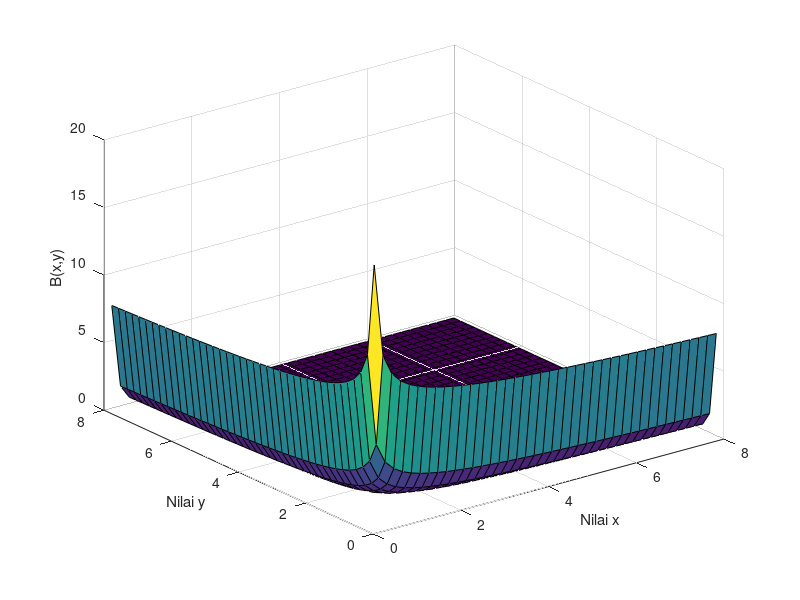

This chart was generated by the following MATLAB code:
[x, y] = meshgrid(0.1:0.2:8);

z = beta(x, y);

figure;
surf(x, y, z);

xlabel('Nilai x');
ylabel('Nilai y');
zlabel('B(x,y)');
